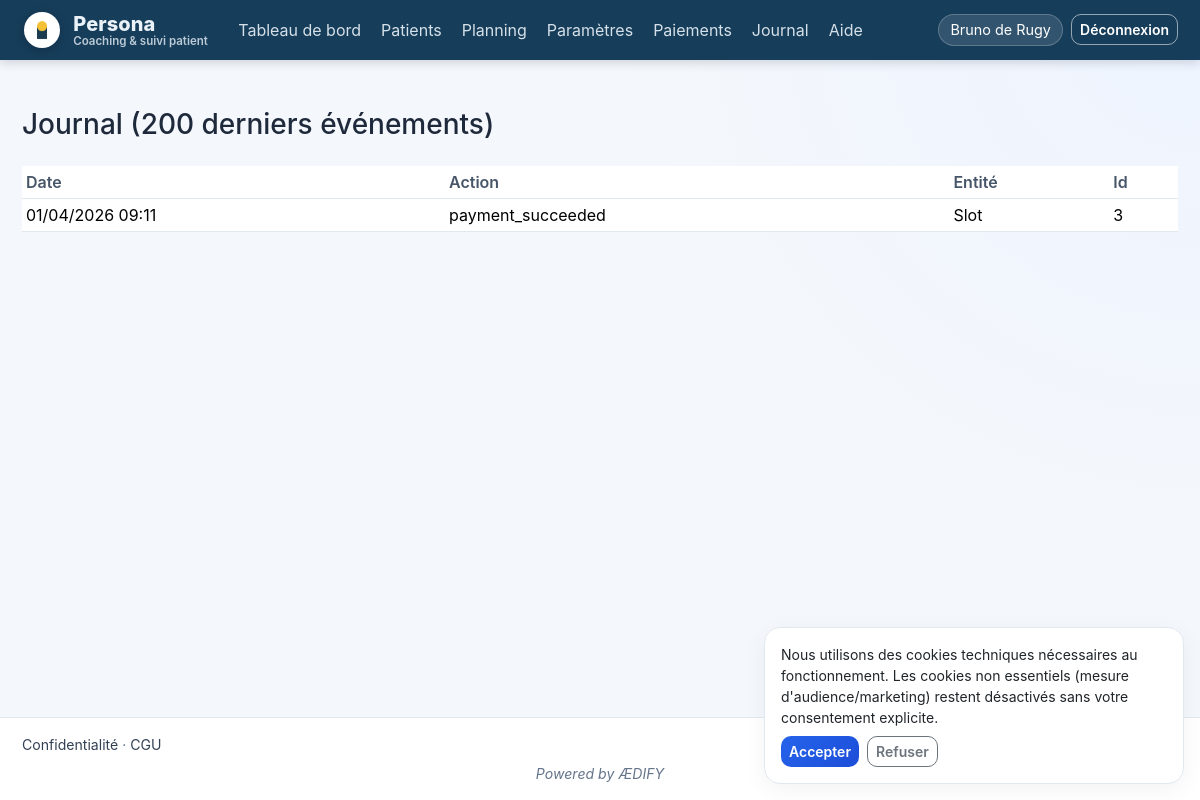
The app's page /coach/audit (signed in) with its own data.
### app/models.py (models this page shows, shortened)
class User(UserMixin, db.Model):
    __tablename__ = "users"
    id = db.Column(db.Integer, primary_key=True)
    email = db.Column(db.String(255), unique=True, nullable=False, index=True)
    name = db.Column(db.String(255), nullable=False)
    password_hash = db.Column(db.String(255), nullable=False)
    role = db.Column(db.String(20), nullable=False)  # admin | coach | patient
    coach_id = db.Column(db.Integer, db.ForeignKey("users.id"), nullable=True)
    is_suspended = db.Column(db.Boolean, default=False, nullable=False)
    legal_hold = db.Column(db.Boolean, default=False, nullable=False)
    must_change_password = db.Column(db.Boolean, default=False)
    created_at = db.Column(db.DateTime, default=utcnow)
    coach = db.relationship("User", remote_side=[id], backref=db.backref("patients_users", lazy="dynamic"))
    settings = db.relationship("CoachSettings", back_populates="coach_user", uselist=False)
    patient_profile = db.relationship(
        "Patient",
        back_populates="user",
        uselist=False,
        foreign_keys="Patient.user_id",
    )
    def is_coach(self) -> bool:
        return self.role == "coach"
    def is_admin(self) -> bool:
        return self.role == "admin"
    @property
    def is_active(self) -> bool:
        return not bool(self.is_suspended)

class AuditLog(db.Model):
    __tablename__ = "audit_logs"
    id = db.Column(db.Integer, primary_key=True)
    coach_id = db.Column(db.Integer, db.ForeignKey("users.id"), nullable=False, index=True)
    actor_user_id = db.Column(db.Integer, db.ForeignKey("users.id"))
    action = db.Column(db.String(64), nullable=False)
    entity_type = db.Column(db.String(64))
    entity_id = db.Column(db.Integer)
    meta_json = db.Column(db.Text)
    created_at = db.Column(db.DateTime, default=utcnow)
    coach = db.relationship("User", foreign_keys=[coach_id])

### app/coach/routes.py (the view)
@bp.route("/audit")
@login_required
@coach_required
def audit():
    rows = (
        AuditLog.query.filter_by(coach_id=_coach().id)
        .order_by(AuditLog.created_at.desc())
        .limit(200)
        .all()
    )
    return render_template("coach/audit.html", rows=rows)

### app/coach/routes.py (called while the page is built)
def _coach():
    return current_user

### app/templates/coach/audit.html (shortened to what this page needs)
{% extends "base.html" %}
{% block content %}
<h1 class="h3 mb-4">Journal (200 derniers événements)</h1>
<div class="table-responsive">
  <table class="table table-sm bg-white">
    <thead><tr><th>Date</th><th>Action</th><th>Entité</th><th>Id</th></tr></thead>
    <tbody>
      {% for r in rows %}
      <tr>
        <td>{{ r.created_at.strftime('%d/%m/%Y %H:%M') }}</td>
        <td>{{ r.action }}</td>
        <td>{{ r.entity_type }}</td>
        <td>{{ r.entity_id }}</td>
      </tr>
      {% else %}
      <tr><td colspan="4" class="text-muted">Aucun événement.</td></tr>
      {% endfor %}
    </tbody>
  </table>
</div>
{% endblock %}

### app/templates/base.html (shortened to what this page needs)
<!DOCTYPE html>
<html lang="fr">
<head>
  <link href="https://cdn.jsdelivr.net/npm/bootstrap@5.3.3/dist/css/bootstrap.min.css" rel="stylesheet">
  <link href="{{ url_for('static', filename='css/style.css') }}" rel="stylesheet">
</head>
<body>
<div class="app-shell">
  <nav class="navbar navbar-expand-lg topbar sticky-top">
    <div class="container-fluid app-container">
      <a class="navbar-brand brand" href="{{ url_for('main.index') }}">
        <span class="brand-logo-wrap">
          <img src="{{ url_for('static', filename='img/logo-coachdesk.png') }}" alt="Logo Persona" class="brand-logo" onerror="this.onerror=null;if(!this.dataset.fallback){this.dataset.fallback='jpg';this.src='{{ url_for('static', filename='img/logo-coachdesk.jpg') }}';}else{this.src='{{ url_for('static', filename='img/logo-coachdesk.svg') }}';}">
        </span>
        <span class="brand-text">
          <span class="brand-title">Persona</span>
          <span class="brand-subtitle">Coaching & suivi patient</span>
        </span>
      </a>
      <div class="collapse navbar-collapse" id="nav">
        <ul class="navbar-nav me-auto nav-pills-soft">
          {% if current_user.is_authenticated and current_user.is_admin() %}
          <li class="nav-item"><a class="nav-link" href="{{ url_for('admin.dashboard') }}">Administration</a></li>
          {% elif current_user.is_authenticated and current_user.is_coach() %}
          <li class="nav-item"><a class="nav-link" href="{{ url_for('coach.dashboard') }}">Tableau de bord</a></li>
          <li class="nav-item"><a class="nav-link" href="{{ url_for('coach.patients_list') }}">Patients</a></li>
          <li class="nav-item"><a class="nav-link" href="{{ url_for('coach.slots') }}">Planning</a></li>
          <li class="nav-item"><a class="nav-link" href="{{ url_for('coach.settings') }}">Paramètres</a></li>
          <li class="nav-item"><a class="nav-link" href="{{ url_for('coach.payments_settings') }}">Paiements</a></li>
          <li class="nav-item"><a class="nav-link" href="{{ url_for('coach.audit') }}">Journal</a></li>
          {% else %}
          <li class="nav-item"><a class="nav-link" href="{{ url_for('auth.login') }}">Connexion</a></li>
          {% endif %}
          <li class="nav-item"><a class="nav-link" href="{{ url_for('main.help_page') }}">Aide</a></li>
        </ul>
        <ul class="navbar-nav ms-auto align-items-lg-center">
          {% if current_user.is_authenticated %}
          <li class="nav-item me-lg-2"><span class="user-chip">{{ current_user.name }}</span></li>
          <li class="nav-item"><a class="btn btn-sm btn-outline-primary" href="{{ url_for('auth.logout') }}">Déconnexion</a></li>
          {% endif %}
        </ul>
      </div>
    </div>
  </nav>
  <main class="app-main">
    <div class="container-fluid app-container py-4 py-md-5">
      {% block content %}{% endblock %}
    </div>
  </main>
  {% if request.cookies.get('persona_cookie_consent') is none %}
  <div class="cookie-banner card p-3">
    <div class="small">
      Nous utilisons des cookies techniques nécessaires au fonctionnement. Les cookies non essentiels
      (mesure d'audience/marketing) restent désactivés sans votre consentement explicite.
    </div>
    <div class="mt-2 d-flex gap-2">
      <button class="btn btn-sm btn-primary" type="button" onclick="personaSetCookieConsent('accepted')">Accepter</button>
      <button class="btn btn-sm btn-outline-secondary" type="button" onclick="personaSetCookieConsent('refused')">Refuser</button>
    </div>
  </div>
  {% endif %}
  <footer class="app-footer">
    <div class="container-fluid app-container d-flex flex-wrap justify-content-between gap-2">
      <span><a href="{{ url_for('main.privacy') }}">Confidentialité</a> · <a href="{{ url_for('main.terms') }}">CGU</a></span>
    </div>
    <div class="container-fluid app-container text-center mt-2">
      <em>Powered by ÆDIFY</em>
    </div>
  </footer>
</div>
</body>
</html>

### app/static/css/style.css (style rules this page uses)
:root { --bg: #f4f7fb; --surface: #ffffff; --text: #1e293b; --muted: #64748b; --primary: #2563eb; --border: #e2e8f0; --topbar-bg: #163d5a; --topbar-text: #eaf2f8; }
* { box-sizing: border-box; }
body { margin: 0; font-family: Inter, "Segoe UI", Roboto, Helvetica, Arial, sans-serif; color: var(--text); background: radial-gradient(circle at top right, #eef4ff 0%, var(--bg) 40%); }
.app-shell { min-height: 100vh; display: flex; flex-direction: column; }
.app-container { max-width: 1180px; }
.topbar { background: var(--topbar-bg); border-bottom: 0; box-shadow: 0 2px 10px rgba(15, 23, 42, 0.18); }
.brand { color: var(--topbar-text); display: flex; align-items: center; gap: 0.8rem; padding: 0.25rem 0.4rem 0.25rem 0.15rem; border-radius: 999px; transition: background 0.2s ease; }
.brand-logo-wrap { width: 36px; height: 36px; border-radius: 999px; background: #ffffff; border: 1px solid rgba(255, 255, 255, 0.85); display: inline-flex; align-items: center; justify-content: center; box-shadow: 0 2px 10px rgba(2, 6, 23, 0.22); }
.brand-logo { width: 20px; height: 20px; object-fit: contain; }
.brand-text { display: flex; flex-direction: column; line-height: 1.1; }
.brand-title { font-weight: 800; letter-spacing: 0.1px; }
.brand-subtitle { font-size: 0.72rem; color: rgba(234, 242, 248, 0.78); font-weight: 600; }
.nav-pills-soft .nav-link { color: var(--topbar-text); border-radius: 10px; padding: 0.45rem 0.8rem; margin-right: 0.25rem; opacity: 0.9; }
.user-chip { display: inline-flex; align-items: center; font-size: 0.9rem; color: #ffffff; background: rgba(255, 255, 255, 0.12); border: 1px solid rgba(255, 255, 255, 0.22); border-radius: 999px; padding: 0.25rem 0.7rem; }
.topbar .btn-outline-primary { border-color: rgba(255, 255, 255, 0.55); color: #ffffff; }
.app-main { flex: 1; }
.card { border: 1px solid var(--border); border-radius: 16px; background: var(--surface); box-shadow: 0 6px 24px rgba(15, 23, 42, 0.05); }
.table { border-color: var(--border); }
.table thead th { color: #475569; font-weight: 600; border-bottom-width: 1px; }
.btn { border-radius: 10px; font-weight: 600; }
.btn-primary { background: linear-gradient(135deg, #2563eb, #1d4ed8); border: none; }
.btn-outline-primary { border-color: #93c5fd; color: #1d4ed8; }
.app-footer { background: #fff; border-top: 1px solid var(--border); color: var(--muted); font-size: 0.88rem; padding: 1rem 0; }
.app-footer a { color: #334155; text-decoration: none; }
.cookie-banner { position: fixed; bottom: 16px; right: 16px; width: min(420px, calc(100vw - 24px)); z-index: 1040; }

### records on screen
User: name "Bruno de Rugy"
AuditLog: created_at "01/04/2026 09:11", action "payment_succeeded", entity_type "Slot", entity_id "3"
